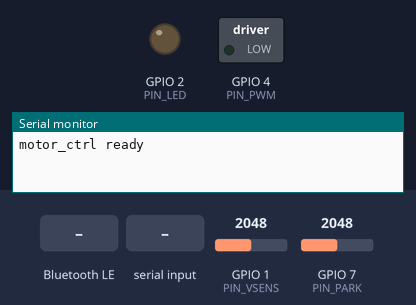
The sketch below on a simulated ESP32-S3. On the bench: switched loads named in the sketch (green lamp = pin HIGH), output pins drawn as LEDs (lit = HIGH), the last lines printed to the serial monitor. Dashed ring = blinking. Inputs (shaded band) come from the test bench; at power-on: GPIO 1 (PIN_VSENS) = 2048, GPIO 7 (PIN_PARK) = 2048. EEPROM starts erased; nothing arrives over Bluetooth unless stated; a phone connects over Bluetooth LE 3 s after start.

Above: at 1.5 s.
1.6 s: GPIO 1 (PIN_VSENS) set to 1945
At 1.72 s:
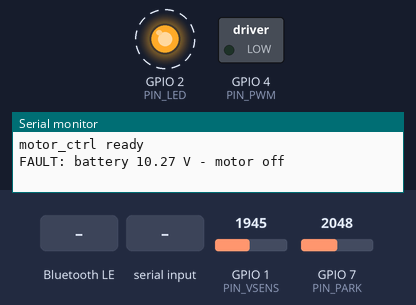
4.6 s: GPIO 1 (PIN_VSENS) set to 2123
7.6 s: GPIO 1 (PIN_VSENS) set to 2208
At 7.6 s:
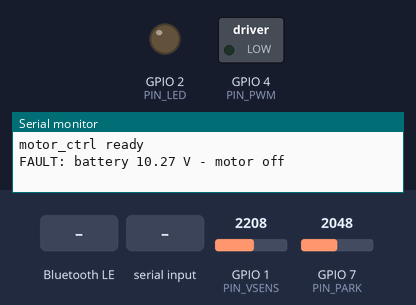
9.1 s: Bluetooth LE write "aXXXX" received
At 10.6 s:
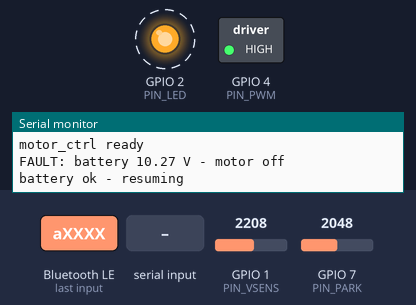
12.1 s: "go\n" received over Serial
At 14.2 s:
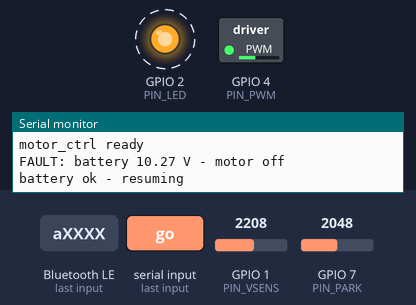
15.1 s: "s \n" received over Serial
Timing chart, 0 to 51.9 s (numbered marks = the images above; inputs shaded):
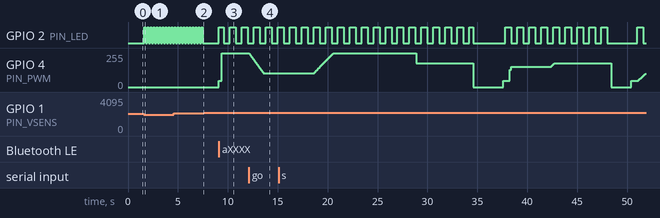

Measured:
- the behaviour switches between 1988 and 1987 on GPIO 1 (PIN_VSENS) (found by bisection; images 0 and 1)
- the behaviour switches between 2177 and 2178 on GPIO 1 (PIN_VSENS) (found by bisection; images 1 and 2)
- after the input at 1.6 s, GPIO 2 (PIN_LED): alternates HIGH for 0.15 s and LOW for 0.15 s, starting after 0.05 s
- after the input at 7.6 s, GPIO 2 (PIN_LED): stops changing and stays LOW
- after the input at 9.1 s, GPIO 2 (PIN_LED): alternates HIGH for 0.60 s and LOW for 0.60 s, starting at once; GPIO 4 (PIN_PWM): 0/255 → 46/255 at once, → 255/255 0.30 s later
- after the input at 12.1 s, GPIO 4 (PIN_PWM): moves from 255/255 to 102/255 over 1.5 s, starting at once

The sketch:

motor_pwm.ino
```cpp
/*
  ESP32-S3 12 V motor PWM controller  -  firmware for the "motor_ctrl" PCB
  ------------------------------------------------------------------------
  Board:   ESP32S3 Dev Module (Arduino-ESP32 core 3.x)
           Tools > USB CDC On Boot: Enabled   (so Serial works over the USB-C port)
  Pins:    GPIO4  -> PWM to UCC27517 gate driver -> IPD90N04S4L-04 low-side MOSFET
           GPIO1  -> battery sense (100k / 18k divider)
           GPIO2  -> status LED
           GPIO5, GPIO6 -> spare (AUX header J4). GPIO5 can take a 10k speed pot.
           GPIO7  -> wiper park switch (J5, through a 1/11 divider)

  What it does
   - Works with the FlightLine Controller app (iOS and Android). The board advertises over Bluetooth LE
     as "Flightline" with the HM-10 style serial service the app looks for (FFE0 / FFE1), and answers
     the app's commands (see "FlightLine app protocol" below). The app sets the speed, on time and off
     time, and switches the normal cycle and the quick burst on and off.
       normal cycle on: run at the speed for the on time, park, wait the off time, repeat
                        (a magnet-type controller just runs continuously at the speed)
       quick burst on:  run continuously at the speed until it is switched off
     The settings are kept in flash, so the board carries on after a power cut (the burst switch is
     not kept, so the motor never starts running non-stop on its own at power-up).
   - Runs the motor at 20 kHz PWM (silent, above hearing) with smooth ramps.
   - Every stop goes via the wiper's park position when USE_PARK is set.
   - Cuts the motor if the battery drops below 10.5 V or rises above 16 V.
   - USB serial (115200) takes the same app commands, one per line (e.g. aS128, aN?bb), plus:
       s <0-100>        set speed now (manual mode)
       r <ms>           set ramp time used by 's'
       go               start / restart the built-in step program (program[] below)
       stop             stop (parking the wiper), manual mode
       v                print battery voltage, park-input voltage, duty, mode and Bluetooth state

  Park switch wiring (J5): pin 1 to the motor's park terminal, pin 2 to GND if the park contact
  switches to ground. The board pulls pin 1 up to 12 V. "Parked" is read when pin 1 is below half the
  battery voltage. This also works for car-style 31b park terminals, which switch to the motor's
  own ground (the PWM-switched side here); the final approach runs at PARK_PCT so they read clearly.

  FlightLine app protocol (from the flightline-ios / flightline-android apps)
   Every command is 5 ASCII characters starting with 'a', written without response to FFE1.
   Replies go back as notifications on FFE1.
     aT?bb          -> "ty<n>"  device type: 1 flapper, 2 magnet, 3 French flapper
     aS?bb / aN?bb / aF?bb / aB?bb / aC?bb
                    -> "sp<n>" / "on<n>" / "of<n>" / "XX<0|1>" / "xx<0|1>"
     aS###          speed 0-255
     aN###          on time, tenths of a second (the app shows n/10 + (255-n)/255 s; minimum 25)
     aF###          off time, tenths of a second
     axXXX / ayYYY  normal cycle on / off
     aXXXX / aYYYY  quick burst on / off
*/

#include <Arduino.h>
#include <BLEDevice.h>
#include <BLEServer.h>
#include <BLEUtils.h>
#include <BLE2902.h>
#include <Preferences.h>

// ---------------- pins & PWM ----------------
const int PIN_PWM   = 4;
const int PIN_VSENS = 1;
const int PIN_LED   = 2;
const int PIN_POT   = 5;          // optional speed pot on J4 (3V3 - IO5 - GND)
const bool USE_POT  = false;      // set true to control speed with the pot instead of the app

const uint32_t PWM_FREQ = 20000;  // 20 kHz
const uint8_t  PWM_BITS = 10;     // 0..1023
const uint32_t PWM_MAX  = (1u << PWM_BITS) - 1;

// Motors often will not start below ~15-25 % duty. Anything non-zero below this is lifted to it.
const float MIN_RUN_PCT = 18.0f;

// ---------------- FlightLine app (Bluetooth LE) ----------------
const char    *BLE_NAME       = "Flightline";  // the apps only connect to devices with this name
const uint8_t  FL_DEVICE_TYPE = 1;      // what the app shows: 1 flapper, 2 magnet, 3 French flapper
const uint32_t APP_RAMP_MS    = 300;    // ramp for app speed changes (the app's magnet ramp steps every 300 ms)

// ---------------- wiper park switch (J5 -> IO7) ----------------
const bool  USE_PARK      = true;     // stop the blades at the park position whenever the motor stops
const int   PIN_PARK      = 7;
const float PARK_DIVIDER  = (100.0f + 10.0f) / 10.0f;   // R18 / R19
const bool  PARK_INVERT   = false;    // set true if your park contact is OPEN at the park position
const float PARK_PCT      = 70.0f;    // speed for the run to park (>= 60 % for 31b-style switches)
const uint32_t PARK_TIMEOUT_MS = 6000;  // more than one full wipe at PARK_PCT; then stop anyway

// ---------------- battery protection ----------------
const float DIVIDER   = (100.0f + 18.0f) / 18.0f;  // R13 / R14
const float V_LOW_CUT = 10.5f, V_LOW_OK = 11.5f;   // with hysteresis
const float V_HIGH_CUT = 16.0f;

// ---------------- the built-in step program (USB 'go') ----------------
struct Step { float speedPct; uint32_t rampMs; uint32_t holdMs; };

// Edit this to suit. It loops forever once started with 'go'.
Step program[] = {
  {  40, 1500, 5000 },   // ramp to 40 % over 1.5 s, run 5 s
  { 100, 2000, 8000 },   // ramp to full speed, run 8 s
  {   0, 1000, 3000 },   // ramp down, PAUSE 3 s
  {  60,  800, 4000 },
  {   0,  500, 2000 },   // pause 2 s
};
const int N_STEPS = sizeof(program) / sizeof(program[0]);

// Who is in charge of the motor: the app's settings, the step program, or manual 's' / pot control.
enum Mode : uint8_t { MODE_APP, MODE_PROGRAM, MODE_MANUAL };
const Mode START_MODE = MODE_APP;

// ---------------- state ----------------
float currentPct = 0, targetPct = 0, startPct = 0;
uint32_t rampStart = 0, rampMs = 1000, stepStart = 0;
int stepIdx = 0;
Mode mode = START_MODE;
bool faulted = false;
uint32_t manualRampMs = 1000;
bool parking = false, parkPending = false;   // parkPending: a park was cut short by a battery fault
bool parkedKnown = false;                    // stopped at the park position since the motor last ran
uint32_t parkStart = 0;
int parkHits = 0;
float lastVbat = 12.0f;

// FlightLine settings, raw 0-255 as the app sends them (defaults match the Android app's)
struct FlSettings { uint8_t speed, onTime, offTime, cycle, burst; };
FlSettings fl = { 255, 25, 60, 0, 0 };
bool flOnPhase = false;                // normal cycle: in the "on" part
uint32_t flPhaseStart = 0;
bool motorIdle = true;                 // stopped (and parked, if parking) ...
uint32_t idleSince = 0;                // ... since this time; the off time counts from here
bool flDirty = false;                  // settings to write to flash
uint32_t flChangedAt = 0;
Preferences prefs;

// Bluetooth: writes arrive on the BLE task and are handed to loop() through this buffer
BLECharacteristic *bleChr = nullptr;
volatile bool bleConnected = false;
char bleRx[128];
volatile uint16_t bleHead = 0, bleTail = 0;
portMUX_TYPE bleMux = portMUX_INITIALIZER_UNLOCKED;

void writeDuty(float pct) {
  if (pct > 0 && pct < MIN_RUN_PCT) pct = MIN_RUN_PCT;
  pct = constrain(pct, 0.0f, 100.0f);
  ledcWrite(PIN_PWM, (uint32_t)(pct * PWM_MAX / 100.0f + 0.5f));
}

void rampTo(float pct, uint32_t ms) {
  startPct = currentPct; targetPct = pct; rampMs = ms ? ms : 1; rampStart = millis();
}

float batteryVolts() {
  uint32_t mv = 0;
  for (int i = 0; i < 16; i++) mv += analogReadMilliVolts(PIN_VSENS);
  return (mv / 16.0f) / 1000.0f * DIVIDER;
}

float parkVolts() {
  return analogReadMilliVolts(PIN_PARK) / 1000.0f * PARK_DIVIDER;
}

bool atPark() {
  bool low = parkVolts() < 0.5f * lastVbat;
  return low != PARK_INVERT;
}

void finishPark(bool found);

void beginPark() {
  parking = true; parkPending = false; parkHits = 0; parkStart = millis();
  if (currentPct <= 0 && atPark()) { finishPark(true); return; }   // contact-to-GND switch: already there
  rampTo(PARK_PCT, 300);
}

void finishPark(bool found) {
  parking = false; parkedKnown = found;
  currentPct = startPct = targetPct = 0; rampStart = millis();
  if (!found) Serial.println("PARK: park position not seen - stopped where it is (check J5 wiring)");
  if (mode == MODE_PROGRAM) stepStart = millis() - program[stepIdx].rampMs;   // pause time counts from now
}

// stop the motor: via the park position when parking is enabled
void stopMotor(uint32_t ms) {
  if (USE_PARK && parkedKnown && currentPct <= 0 && targetPct <= 0) return;   // already parked
  if (USE_PARK) beginPark();
  else { parking = false; rampTo(0, ms); }
}

void startStep(int i) {
  stepIdx = i % N_STEPS;
  stepStart = millis();
  if (program[stepIdx].speedPct <= 0) stopMotor(program[stepIdx].rampMs);
  else { parking = parkPending = false; rampTo(program[stepIdx].speedPct, program[stepIdx].rampMs); }
}

// ---------------- FlightLine settings ----------------
float appSpeedPct() {
  if (FL_DEVICE_TYPE == 3) return 100.0f;          // French flappers have no speed control
  return fl.speed * 100.0f / 255.0f;
}

uint32_t onTimeMs() {
  uint32_t n = max(fl.onTime, (uint8_t)25);        // the app never sends less than 25 (2.5 s)
  return n * 100u + (255u - n) * 1000u / 255u;     // matches the seconds the app displays
}

uint32_t offTimeMs() { return fl.offTime * 100u; }

// What the app settings ask for right now, in percent (0 = stopped / parked)
float appWant(uint32_t now) {
  if (fl.burst) return appSpeedPct();
  if (!fl.cycle) { flOnPhase = false; return 0; }
  if (FL_DEVICE_TYPE == 2) return appSpeedPct();   // magnet: runs while switched on
  if (flOnPhase) {
    if (now - flPhaseStart < onTimeMs()) return appSpeedPct();
    flOnPhase = false;                             // on time over: stop (and park)
    return 0;
  }
  if (motorIdle && now - idleSince >= offTimeMs()) {
    flOnPhase = true; flPhaseStart = now;
    return appSpeedPct();
  }
  return 0;
}

void loadSettings() {
  prefs.begin("flightline", false);
  fl.speed   = prefs.getUChar("speed", fl.speed);
  fl.onTime  = prefs.getUChar("on", fl.onTime);
  fl.offTime = prefs.getUChar("off", fl.offTime);
  fl.cycle   = prefs.getUChar("cycle", fl.cycle);
  fl.burst   = 0;                                  // never start running non-stop at power-up
  if (fl.cycle) { flOnPhase = true; flPhaseStart = millis(); }
}

void saveSettingsIfDue(uint32_t now) {
  // sliders send a stream of values while they move, so wait until they settle before writing flash
  if (!flDirty || now - flChangedAt < 2000) return;
  flDirty = false;
  prefs.putUChar("speed", fl.speed);
  prefs.putUChar("on", fl.onTime);
  prefs.putUChar("off", fl.offTime);
  prefs.putUChar("cycle", fl.cycle);
}

enum Source { FROM_USB, FROM_BLE };

void reply(Source src, const char *text) {
  if (src == FROM_BLE) {
    if (bleConnected && bleChr) { bleChr->setValue((const uint8_t *)text, strlen(text)); bleChr->notify(); }
  } else {
    Serial.println(text);
  }
}

void changed(uint8_t &field, uint8_t value) {
  field = value;
  flDirty = true; flChangedAt = millis();
  if (mode != MODE_APP) { mode = MODE_APP; parking = parkPending = false; }
}

// One 5-character app command, e.g. "aS128" or "aT?bb"
void handleAppCommand(const char *c, Source src) {
  char buf[12];
  if (!strncmp(c, "aXXXX", 5)) { changed(fl.burst, 1); return; }
  if (!strncmp(c, "aYYYY", 5)) { changed(fl.burst, 0); return; }
  if (!strncmp(c, "axXXX", 5)) {
    if (!fl.cycle) { flOnPhase = true; flPhaseStart = millis(); }   // start with an "on" period
    changed(fl.cycle, 1); return;
  }
  if (!strncmp(c, "ayYYY", 5)) { changed(fl.cycle, 0); return; }
  if (c[2] == '?') {
    switch (c[1]) {
      case 'T': snprintf(buf, sizeof buf, "ty%u", FL_DEVICE_TYPE); break;
      case 'S': snprintf(buf, sizeof buf, "sp%u", fl.speed); break;
      case 'N': snprintf(buf, sizeof buf, "on%u", fl.onTime); break;
      case 'F': snprintf(buf, sizeof buf, "of%u", fl.offTime); break;
      case 'B': snprintf(buf, sizeof buf, "XX%u", fl.burst ? 1 : 0); break;
      case 'C': snprintf(buf, sizeof buf, "xx%u", fl.cycle ? 1 : 0); break;
      default: return;
    }
    reply(src, buf);
    return;
  }
  if (!isdigit((unsigned char)c[2]) || !isdigit((unsigned char)c[3]) || !isdigit((unsigned char)c[4])) return;
  int v = (c[2] - '0') * 100 + (c[3] - '0') * 10 + (c[4] - '0');
  uint8_t value = (uint8_t)min(v, 255);
  switch (c[1]) {
    case 'S': changed(fl.speed, value); break;
    case 'N': changed(fl.onTime, value); break;
    case 'F': changed(fl.offTime, value); break;
    case 'B': changed(fl.burst, value ? 1 : 0); break;
    case 'C':
      if (value && !fl.cycle) { flOnPhase = true; flPhaseStart = millis(); }
      changed(fl.cycle, value ? 1 : 0);
      break;
  }
}

// Commands may arrive split across writes or several in one write: resync on 'a', act on 5 characters.
void feedAppBytes(char *pending, uint8_t &len, char ch, Source src) {
  if (len == 0 && ch != 'a') return;
  pending[len++] = ch;
  if (len == 5) { pending[5] = 0; handleAppCommand(pending, src); len = 0; }
}

// ---------------- Bluetooth LE ----------------
class ServerCallbacks : public BLEServerCallbacks {
  void onConnect(BLEServer *) override { bleConnected = true; }
  void onDisconnect(BLEServer *) override {
    bleConnected = false;
    BLEDevice::startAdvertising();                 // let the phone (or another one) find it again
  }
};

class SerialCharCallbacks : public BLECharacteristicCallbacks {
  void onWrite(BLECharacteristic *c) override {
    String v = c->getValue();
    portENTER_CRITICAL(&bleMux);
    for (unsigned i = 0; i < v.length(); i++) {
      uint16_t next = (bleHead + 1) % sizeof(bleRx);
      if (next == bleTail) break;                  // full: drop the rest
      bleRx[bleHead] = v[i]; bleHead = next;
    }
    portEXIT_CRITICAL(&bleMux);
  }
};

void startBluetooth() {
  BLEDevice::init(BLE_NAME);
  BLEServer *server = BLEDevice::createServer();
  server->setCallbacks(new ServerCallbacks());
  BLEService *service = server->createService(BLEUUID((uint16_t)0xFFE0));
  bleChr = service->createCharacteristic(BLEUUID((uint16_t)0xFFE1),
      BLECharacteristic::PROPERTY_READ | BLECharacteristic::PROPERTY_WRITE |
      BLECharacteristic::PROPERTY_WRITE_NR | BLECharacteristic::PROPERTY_NOTIFY);
#if !defined(CONFIG_NIMBLE_ENABLED)
  bleChr->addDescriptor(new BLE2902());            // lets Android switch notifications on (NimBLE adds it itself)
#endif
  bleChr->setCallbacks(new SerialCharCallbacks());
  service->start();
  BLEAdvertising *adv = BLEDevice::getAdvertising();
  adv->addServiceUUID(BLEUUID((uint16_t)0xFFE0));
  adv->setScanResponse(true);
  BLEDevice::startAdvertising();
}

void handleBluetooth() {
  static char pending[6];
  static uint8_t len = 0;
  while (true) {
    char ch;
    portENTER_CRITICAL(&bleMux);
    bool any = bleTail != bleHead;
    if (any) { ch = bleRx[bleTail]; bleTail = (bleTail + 1) % sizeof(bleRx); }
    portEXIT_CRITICAL(&bleMux);
    if (!any) break;
    feedAppBytes(pending, len, ch, FROM_BLE);
  }
}

// ---------------- USB serial ----------------
void handleSerial() {
  static String line;
  while (Serial.available()) {
    char c = Serial.read();
    if (c != '\n' && c != '\r') { line += c; continue; }
    line.trim();
    if (line.startsWith("a")) {                    // FlightLine app command(s), e.g. aS128 or aT?bb
      char pending[6]; uint8_t len = 0;
      for (unsigned i = 0; i < line.length(); i++) feedAppBytes(pending, len, line[i], FROM_USB);
    }
    else if (line.startsWith("s ")) {
      mode = MODE_MANUAL;
      float pct = line.substring(2).toFloat();
      if (pct <= 0) stopMotor(manualRampMs);
      else { parking = parkPending = false; rampTo(pct, manualRampMs); }
    }
    else if (line.startsWith("r ")) { manualRampMs = line.substring(2).toInt(); }
    else if (line == "go")   { mode = MODE_PROGRAM; startStep(0); }
    else if (line == "stop") { mode = MODE_MANUAL; stopMotor(manualRampMs); }
    else if (line == "v")    {
      static const char *const MODES[] = { "app", "program", "manual" };
      Serial.printf("Vbat %.2f V, park input %.2f V (%s), duty %.1f %%, %s, mode %s, bluetooth %s\n",
                    batteryVolts(), parkVolts(), atPark() ? "at park" : "not at park", currentPct,
                    faulted ? "FAULT" : "ok", MODES[mode], bleConnected ? "connected" : "advertising");
    }
    else if (line.length())  { Serial.println("cmds: aS128 / aT?bb ... (app) | s <0-100> | r <ms> | go | stop | v"); }
    line = "";
  }
}

void setup() {
  pinMode(PIN_PWM, OUTPUT); digitalWrite(PIN_PWM, LOW);    // motor off first thing
  ledcAttach(PIN_PWM, PWM_FREQ, PWM_BITS);
  ledcWrite(PIN_PWM, 0);
  pinMode(PIN_LED, OUTPUT);
  analogSetPinAttenuation(PIN_VSENS, ADC_11db);
  if (USE_PARK) analogSetPinAttenuation(PIN_PARK, ADC_11db);
  if (USE_POT) analogSetPinAttenuation(PIN_POT, ADC_11db);
  Serial.begin(115200);
  delay(300);
  loadSettings();
  startBluetooth();
  Serial.println("motor_ctrl ready");
  if (USE_POT) { mode = MODE_MANUAL; stopMotor(300); }     // pot mode: park the blades at power-up
  else if (mode == MODE_PROGRAM) startStep(0);
}

void loop() {
  handleSerial();
  handleBluetooth();
  uint32_t now = millis();

  // battery protection
  static uint32_t lastV = 0;
  if (now - lastV > 100) {
    lastV = now;
    float v = batteryVolts();
    lastVbat = v;
    if (!faulted && (v < V_LOW_CUT || v > V_HIGH_CUT)) {
      // hold the output at 0 while faulted; targetPct is kept so manual speed can resume
      faulted = true; ledcWrite(PIN_PWM, 0); currentPct = startPct = 0;
      if (parking) { parking = false; parkPending = true; }
      Serial.printf("FAULT: battery %.2f V - motor off\n", v);
    } else if (faulted && v > V_LOW_OK && v < V_HIGH_CUT - 0.5f) {
      // resume with a ramp up from 0, never a jump straight back to the old speed
      faulted = false; Serial.println("battery ok - resuming");
      if (parkPending) beginPark();                  // finish the interrupted park
      else if (mode == MODE_PROGRAM) startStep(stepIdx);
      else rampTo(targetPct, manualRampMs);
    }
  }

  if (USE_POT) {
    // the pot sets the target; the ramp below moves to it, so turning the pot fast or recovering
    // from a fault never steps the motor straight to full speed
    mode = MODE_MANUAL;
    float want = analogRead(PIN_POT) * 100.0f / 4095.0f;
    if (want < 2.0f) {                         // bottom of the travel = off (parked)
      if (!parking && !parkPending && targetPct != 0) stopMotor(300);
    } else if (parking || fabsf(want - targetPct) > 1.0f) {
      parking = parkPending = false; rampTo(want, 300);
    }
  }

  // the app's settings drive the motor in app mode
  if (mode == MODE_APP && !faulted) {
    float want = appWant(now);
    if (want > 0) {
      if (parking || parkPending || fabsf(targetPct - want) > 0.01f) {
        parking = parkPending = false; rampTo(want, APP_RAMP_MS);
      }
    } else if (!parking && !parkPending && targetPct > 0) {
      stopMotor(APP_RAMP_MS);
    }
  }

  // parking: run at PARK_PCT until the park input reads "parked" three times in a row
  if (parking && !faulted) {
    if (currentPct >= PARK_PCT - 1.0f && atPark()) parkHits++; else parkHits = 0;
    if (parkHits >= 3) finishPark(true);
    else if (now - parkStart > PARK_TIMEOUT_MS) finishPark(false);
  }

  // program sequencing
  if (mode == MODE_PROGRAM && !faulted && !parking && !parkPending) {
    const Step &s = program[stepIdx];
    if (now - stepStart >= s.rampMs + s.holdMs) startStep(stepIdx + 1);
  }

  // ramp (frozen at 0 while faulted)
  if (!faulted) {
    float t = min(1.0f, (now - rampStart) / (float)rampMs);
    currentPct = startPct + (targetPct - startPct) * t;
  }
  if (currentPct > 0) parkedKnown = false;
  bool idle = currentPct <= 0 && targetPct <= 0 && !parking && !parkPending;
  if (idle && !motorIdle) idleSince = now;
  motorIdle = idle;
  writeDuty(faulted ? 0 : currentPct);

  saveSettingsIfDue(now);

  // LED: fast blink on fault, slow blink while running, off when stopped
  uint32_t period = faulted ? 150 : (currentPct > 0 ? 600 : 0);
  digitalWrite(PIN_LED, period ? ((now / period) & 1) : LOW);
  delay(2);
}
```
